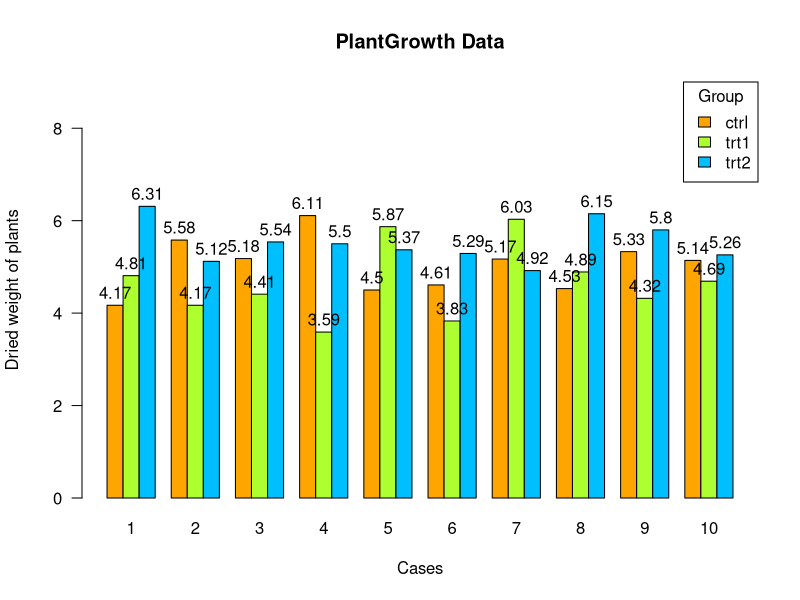

Source code (R):
#Bar chart
par(mfrow = c(1,1))
df_tilte <-"PlantGrowth Data"
gp_levels <- levels(PlantGrowth$group)
group_len <- length(gp_levels)
colors <- c("orange", "greenyellow","deepskyblue")
data1 <- matrix(data = NA, nrow = 3, ncol = 10)
for (i in 1:group_len) {
  data1[i,] <- subset(PlantGrowth,group==gp_levels[i])$weight
}
h1 <- barplot( data1, main=df_tilte,  xlab="Cases", ylim=c(0,9), las=1
               , col = colors
               , names.arg=c(1:10), ylab="Dried weight of plants"
               , legend.text = gp_levels, args.legend = list(x = "topright",title="Group"), beside=TRUE)

text(x = h1 ,y=data1, label = data1, adj=c(0.5, -0.5))
